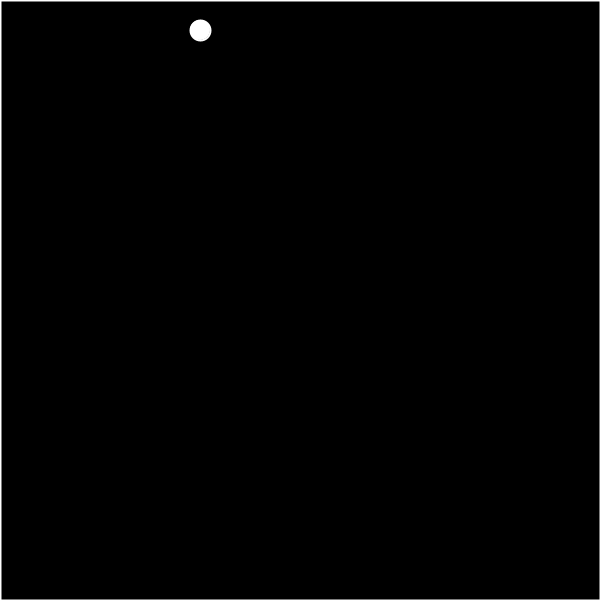
Frame 1 (no input)
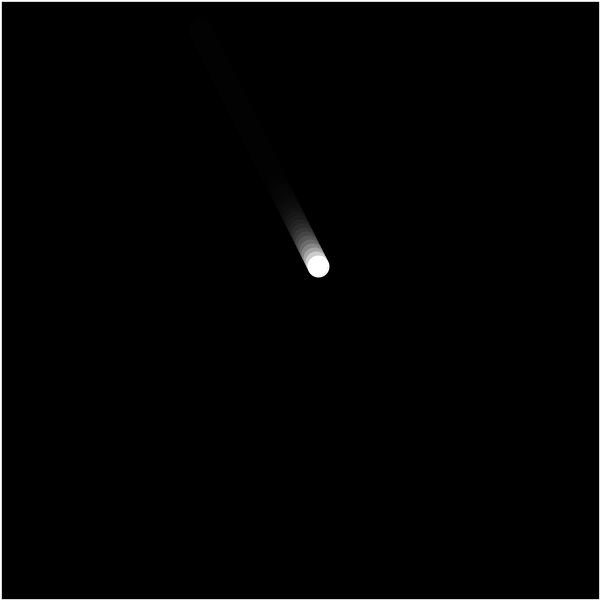
Frame 60 (the mouse pressed at the canvas centre just before this capture)
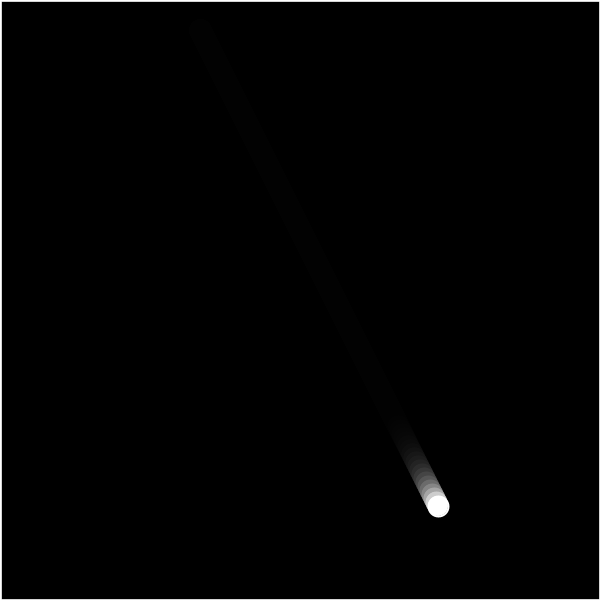
Frame 120 (the mouse held since frame 60 and released just before this capture)

The Processing sketch that drew these frames (run headless with seeded random() and noise(); from frame 60 on, the mouse is pressed at the canvas centre):

// Processing sketch: ab_bouncing_ball_with_trail
// ── ab_bouncing_ball_with_trail.pde
int x=200, y=30;
int dirx=1, diry=2, i=0, speed=2;
int ballX=20, ballY=20;

void setup() {
  size(600, 600);  
  background(0, 12);  
  stroke(255);    
  strokeWeight(2);  
  smooth();
  frameRate(120);
  
}

void draw() {
  fill(0, 50);
  rect(0, 0, width, height);
  fill(255);
  ellipse(x, y, 20, 20);
  x = x+dirx*speed;
  y = y+diry*speed;
  if (x>600-ballX/2 | x<0+ballX/2) {
    dirx=dirx*-1;
  }
  if (y>600-ballY/2 | y<0+ballY/2) {
    diry=diry*-1;
  }
}
